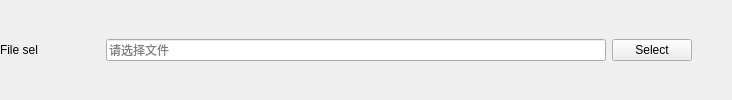
              <widget class="QFrame" name="file_group_01">
               <layout class="QHBoxLayout" name="horizontalLayout_16">
                <property name="leftMargin">
                 <number>0</number>
                </property>
                <property name="topMargin">
                 <number>0</number>
                </property>
                <property name="rightMargin">
                 <number>0</number>
                </property>
                <property name="bottomMargin">
                 <number>0</number>
                </property>
                <item>
                 <layout class="QHBoxLayout" name="horizontalLayout_12">
                  <item>
                   <widget class="QLabel" name="file_sel_Label_01">
                    <property name="minimumSize">
                     <size>
                      <width>100</width>
                      <height>0</height>
                     </size>
                    </property>
                    <property name="maximumSize">
                     <size>
                      <width>100</width>
                      <height>16777215</height>
                     </size>
                    </property>
                    <property name="font">
                     <font>
                      <family>Microsoft YaHei UI</family>
                      <pointsize>9</pointsize>
                      <bold>false</bold>
                     </font>
                    </property>
                    <property name="frameShape">
                     <enum>QFrame::NoFrame</enum>
                    </property>
                    <property name="frameShadow">
                     <enum>QFrame::Raised</enum>
                    </property>
                    <property name="text">
                     <string>File sel</string>
                    </property>
                   </widget>
                  </item>
                  <item>
                   <widget class="QLineEdit" name="file_sel_LineEdit_01">
                    <property name="enabled">
                     <bool>true</bool>
                    </property>
                    <property name="sizePolicy">
                     <sizepolicy hsizetype="Preferred" vsizetype="Fixed">
                      <horstretch>0</horstretch>
                      <verstretch>0</verstretch>
                     </sizepolicy>
                    </property>
                    <property name="minimumSize">
                     <size>
                      <width>500</width>
                      <height>0</height>
                     </size>
                    </property>
                    <property name="focusPolicy">
                     <enum>Qt::StrongFocus</enum>
                    </property>
                    <property name="readOnly">
                     <bool>false</bool>
                    </property>
                    <property name="placeholderText">
                     <string>请选择文件</string>
                    </property>
                   </widget>
                  </item>
                 </layout>
                </item>
                <item>
                 <widget class="QPushButton" name="file_sel_Button_01">
                  <property name="sizePolicy">
                   <sizepolicy hsizetype="Maximum" vsizetype="Fixed">
                    <horstretch>0</horstretch>
                    <verstretch>0</verstretch>
                   </sizepolicy>
                  </property>
                  <property name="text">
                   <string>Select</string>
                  </property>
                 </widget>
                </item>
                <item>
                 <spacer name="horizontalSpacer_14">
                  <property name="orientation">
                   <enum>Qt::Horizontal</enum>
                  </property>
                  <property name="sizeHint" stdset="0">
                   <size>
                    <width>40</width>
                    <height>20</height>
                   </size>
                  </property>
                 </spacer>
                </item>
               </layout>
              </widget>
